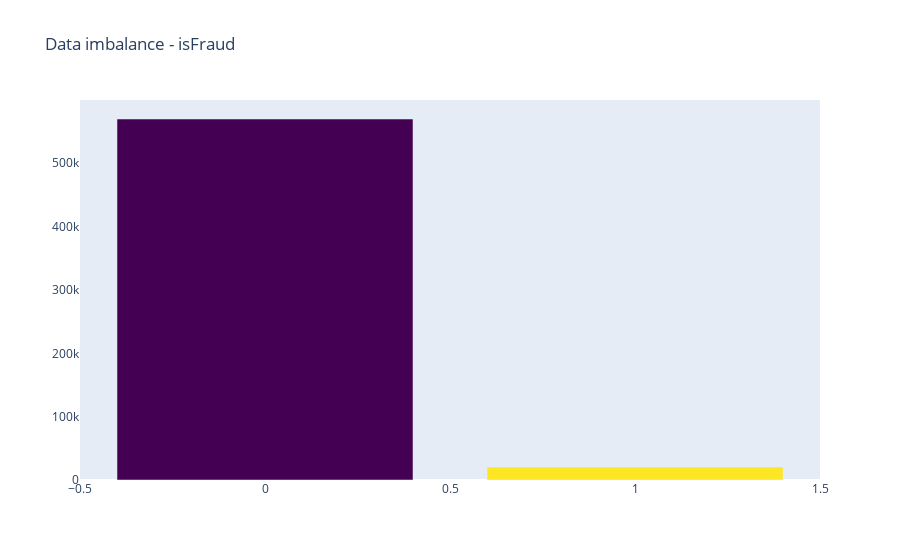

The notebook cell this image was saved under:
### Markdown cell above
#data는 극도로 imbalance

1. upsampling, subsampling
2. focal loss
3. 직쏘 방법 (50%)

### Code cell
x = train_transaction['isFraud'].value_counts().index
y = train_transaction['isFraud'].value_counts().values

trace2 = go.Bar(
     x=x ,
     y=y,
     marker=dict(
         color=y,
         colorscale = 'Viridis',
         reversescale = True
     ),
     name="Imbalance",    
 )
layout = dict(
     title="Data imbalance - isFraud",
     #width = 900, height = 500,
     xaxis=go.layout.XAxis(
     automargin=True),
     yaxis=dict(
         showgrid=False,
         showline=False,
         showticklabels=True,
 #         domain=[0, 0.85],
     ), 
)
fig1 = go.Figure(data=[trace2], layout=layout)
iplot(fig1)

### Figure 1 — Plotly figure (JSON) as saved in the notebook; plotly's stock layout.template omitted (floating-point values rounded to 4 significant figures)
{"data": [{"marker": {"color": [569877, 20663], "colorscale": [[0.0, "#440154"], [0.1111, "#482878"], [0.2222, "#3e4989"], [0.3333, "#31688e"], [0.4444, "#26828e"], [0.5556, "#1f9e89"], [0.6667, "#35b779"], [0.7778, "#6ece58"], [0.8889, "#b5de2b"], [1.0, "#fde725"]], "reversescale": true}, "name": "Imbalance", "type": "bar", "x": [0, 1], "y": [569877, 20663]}], "layout": {"title": {"text": "Data imbalance - isFraud"}, "xaxis": {"automargin": true}, "yaxis": {"showgrid": false, "showline": false, "showticklabels": true}}}
